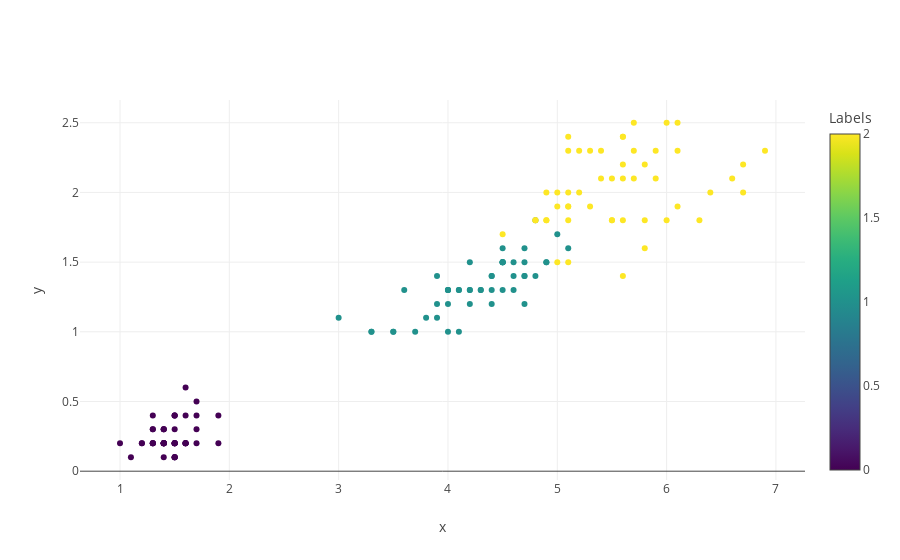

Here is the notebook cell this chart was saved with:
### Code cell
x = df.PetalLengthCm
y = df.PetalWidthCm
c = df.Species

trace = [go.Scatter(
    x = x,
    y = y,
    marker = dict(
        # color = col,
        color = c,
        colorscale='Viridis',
        colorbar=dict(
            title='Labels'
        ),
    ),
    name = 'data',
    mode = 'markers',
    hoverinfo = 'text',
    text = ['x: %s<br>y: %s<br>cluster %i' % (x_i, y_i, c_i) for x_i, y_i, c_i in zip(x, y, c)]
)]

layout = go.Layout(
    xaxis = dict({'title': 'x'}),
    yaxis = dict({'title': 'y'}),
    hovermode='closest',
)

fig = go.Figure(data=trace, layout=layout)
iplot(fig, layout)

### Figure 1 — Plotly figure (JSON) as saved in the notebook; plotly's stock layout.template omitted (floating-point values rounded to 4 significant figures; data arrays with more than 128 entries replaced by an {"elided": "..."} marker saying what was removed)
{"data": [{"hoverinfo": "text", "marker": {"color": {"elided": "150 int values"}, "colorbar": {"title": "Labels"}, "colorscale": "Viridis"}, "mode": "markers", "name": "data", "text": {"elided": "150 str values"}, "type": "scatter", "x": {"elided": "150 float values"}, "y": {"elided": "150 float values"}}], "layout": {"hovermode": "closest", "xaxis": {"title": "x"}, "yaxis": {"title": "y"}}}
